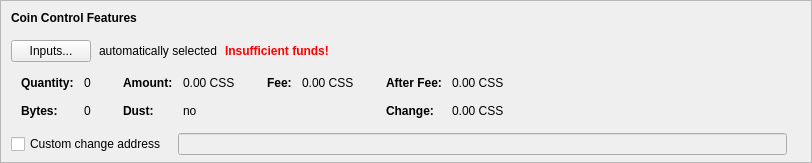
    <widget class="QFrame" name="frameCoinControl">
     <property name="sizePolicy">
      <sizepolicy hsizetype="Expanding" vsizetype="Expanding">
       <horstretch>0</horstretch>
       <verstretch>0</verstretch>
      </sizepolicy>
     </property>
     <property name="maximumSize">
      <size>
       <width>16777215</width>
       <height>16777215</height>
      </size>
     </property>
     <property name="frameShape">
      <enum>QFrame::StyledPanel</enum>
     </property>
     <property name="frameShadow">
      <enum>QFrame::Sunken</enum>
     </property>
     <layout class="QVBoxLayout" name="verticalLayoutCoinControl2">
      <property name="spacing">
       <number>0</number>
      </property>
      <property name="leftMargin">
       <number>0</number>
      </property>
      <property name="topMargin">
       <number>0</number>
      </property>
      <property name="rightMargin">
       <number>0</number>
      </property>
      <property name="bottomMargin">
       <number>6</number>
      </property>
      <item>
       <layout class="QVBoxLayout" name="verticalLayoutCoinControl" stretch="0,0,0,0,1">
        <property name="spacing">
         <number>0</number>
        </property>
        <property name="leftMargin">
         <number>10</number>
        </property>
        <property name="topMargin">
         <number>10</number>
        </property>
        <item>
         <layout class="QHBoxLayout" name="horizontalLayoutCoinControl1">
          <property name="bottomMargin">
           <number>15</number>
          </property>
          <item>
           <widget class="QLabel" name="labelCoinControlFeatures">
            <property name="sizePolicy">
             <sizepolicy hsizetype="Preferred" vsizetype="Maximum">
              <horstretch>0</horstretch>
              <verstretch>0</verstretch>
             </sizepolicy>
            </property>
            <property name="font">
             <font>
              <weight>75</weight>
              <bold>true</bold>
             </font>
            </property>
            <property name="styleSheet">
             <string notr="true">font-weight:bold;</string>
            </property>
            <property name="text">
             <string>Coin Control Features</string>
            </property>
           </widget>
          </item>
         </layout>
        </item>
        <item>
         <layout class="QHBoxLayout" name="horizontalLayoutCoinControl2" stretch="0,0,0,0">
          <property name="spacing">
           <number>8</number>
          </property>
          <property name="bottomMargin">
           <number>10</number>
          </property>
          <item>
           <widget class="QPushButton" name="pushButtonCoinControl">
            <property name="styleSheet">
             <string notr="true"/>
            </property>
            <property name="text">
             <string>Inputs...</string>
            </property>
            <property name="autoDefault">
             <bool>false</bool>
            </property>
           </widget>
          </item>
          <item>
           <widget class="QLabel" name="labelCoinControlAutomaticallySelected">
            <property name="text">
             <string>automatically selected</string>
            </property>
            <property name="margin">
             <number>5</number>
            </property>
           </widget>
          </item>
          <item>
           <widget class="QLabel" name="labelCoinControlInsuffFunds">
            <property name="font">
             <font>
              <weight>75</weight>
              <bold>true</bold>
             </font>
            </property>
            <property name="styleSheet">
             <string notr="true">color:red;font-weight:bold;</string>
            </property>
            <property name="text">
             <string>Insufficient funds!</string>
            </property>
            <property name="margin">
             <number>5</number>
            </property>
           </widget>
          </item>
          <item>
           <spacer name="horizontalSpacerCoinControl">
            <property name="orientation">
             <enum>Qt::Horizontal</enum>
            </property>
            <property name="sizeHint" stdset="0">
             <size>
              <width>40</width>
              <height>1</height>
             </size>
            </property>
           </spacer>
          </item>
         </layout>
        </item>
        <item>
         <widget class="QWidget" name="widgetCoinControl" native="true">
          <property name="sizePolicy">
           <sizepolicy hsizetype="Preferred" vsizetype="Preferred">
            <horstretch>0</horstretch>
            <verstretch>0</verstretch>
           </sizepolicy>
          </property>
          <property name="minimumSize">
           <size>
            <width>0</width>
            <height>0</height>
           </size>
          </property>
          <property name="styleSheet">
           <string notr="true"/>
          </property>
          <layout class="QHBoxLayout" name="horizontalLayoutCoinControl5">
           <property name="leftMargin">
            <number>0</number>
           </property>
           <property name="topMargin">
            <number>0</number>
           </property>
           <property name="rightMargin">
            <number>0</number>
           </property>
           <property name="bottomMargin">
            <number>0</number>
           </property>
           <item>
            <layout class="QHBoxLayout" name="horizontalLayoutCoinControl3" stretch="0,0,0,1">
             <property name="spacing">
              <number>20</number>
             </property>
             <property name="topMargin">
              <number>0</number>
             </property>
             <property name="bottomMargin">
              <number>10</number>
             </property>
             <item>
              <layout class="QFormLayout" name="formLayoutCoinControl1">
               <property name="horizontalSpacing">
                <number>10</number>
               </property>
               <property name="verticalSpacing">
                <number>14</number>
               </property>
               <property name="leftMargin">
                <number>10</number>
               </property>
               <property name="topMargin">
                <number>4</number>
               </property>
               <property name="rightMargin">
                <number>6</number>
               </property>
               <item row="0" column="0">
                <widget class="QLabel" name="labelCoinControlQuantityText">
                 <property name="font">
                  <font>
                   <weight>75</weight>
                   <bold>true</bold>
                  </font>
                 </property>
                 <property name="text">
                  <string>Quantity:</string>
                 </property>
                 <property name="margin">
                  <number>0</number>
                 </property>
                </widget>
               </item>
               <item row="0" column="1">
                <widget class="QLabel" name="labelCoinControlQuantity">
                 <property name="cursor">
                  <cursorShape>IBeamCursor</cursorShape>
                 </property>
                 <property name="contextMenuPolicy">
                  <enum>Qt::ActionsContextMenu</enum>
                 </property>
                 <property name="text">
                  <string notr="true">0</string>
                 </property>
                 <property name="margin">
                  <number>0</number>
                 </property>
                 <property name="textInteractionFlags">
                  <set>Qt::LinksAccessibleByMouse|Qt::TextSelectableByKeyboard|Qt::TextSelectableByMouse</set>
                 </property>
                </widget>
               </item>
               <item row="1" column="0">
                <widget class="QLabel" name="labelCoinControlBytesText">
                 <property name="font">
                  <font>
                   <weight>75</weight>
                   <bold>true</bold>
                  </font>
                 </property>
                 <property name="text">
                  <string>Bytes:</string>
                 </property>
                </widget>
               </item>
               <item row="1" column="1">
                <widget class="QLabel" name="labelCoinControlBytes">
                 <property name="cursor">
                  <cursorShape>IBeamCursor</cursorShape>
                 </property>
                 <property name="contextMenuPolicy">
                  <enum>Qt::ActionsContextMenu</enum>
                 </property>
                 <property name="text">
                  <string notr="true">0</string>
                 </property>
                 <property name="textInteractionFlags">
                  <set>Qt::LinksAccessibleByMouse|Qt::TextSelectableByKeyboard|Qt::TextSelectableByMouse</set>
                 </property>
                </widget>
               </item>
              </layout>
             </item>
             <item>
              <layout class="QFormLayout" name="formLayoutCoinControl2">
               <property name="horizontalSpacing">
                <number>10</number>
               </property>
               <property name="verticalSpacing">
                <number>14</number>
               </property>
               <property name="leftMargin">
                <number>6</number>
               </property>
               <property name="topMargin">
                <number>4</number>
               </property>
               <property name="rightMargin">
                <number>6</number>
               </property>
               <item row="0" column="0">
                <widget class="QLabel" name="labelCoinControlAmountText">
                 <property name="font">
                  <font>
                   <weight>75</weight>
                   <bold>true</bold>
                  </font>
                 </property>
                 <property name="text">
                  <string>Amount:</string>
                 </property>
                 <property name="margin">
                  <number>0</number>
                 </property>
                </widget>
               </item>
               <item row="0" column="1">
                <widget class="QLabel" name="labelCoinControlAmount">
                 <property name="cursor">
                  <cursorShape>IBeamCursor</cursorShape>
                 </property>
                 <property name="contextMenuPolicy">
                  <enum>Qt::ActionsContextMenu</enum>
                 </property>
                 <property name="text">
                  <string notr="true">0.00 CSS</string>
                 </property>
                 <property name="textInteractionFlags">
                  <set>Qt::LinksAccessibleByMouse|Qt::TextSelectableByKeyboard|Qt::TextSelectableByMouse</set>
                 </property>
                </widget>
               </item>
               <item row="1" column="0">
                <widget class="QLabel" name="labelCoinControlLowOutputText">
                 <property name="font">
                  <font>
                   <weight>75</weight>
                   <bold>true</bold>
                  </font>
                 </property>
                 <property name="text">
                  <string>Dust:</string>
                 </property>
                </widget>
               </item>
               <item row="1" column="1">
                <widget class="QLabel" name="labelCoinControlLowOutput">
                 <property name="cursor">
                  <cursorShape>IBeamCursor</cursorShape>
                 </property>
                 <property name="contextMenuPolicy">
                  <enum>Qt::ActionsContextMenu</enum>
                 </property>
                 <property name="text">
                  <string notr="true">no</string>
                 </property>
                 <property name="textInteractionFlags">
                  <set>Qt::LinksAccessibleByMouse|Qt::TextSelectableByKeyboard|Qt::TextSelectableByMouse</set>
                 </property>
                </widget>
               </item>
              </layout>
             </item>
             <item>
              <layout class="QFormLayout" name="formLayoutCoinControl3">
               <property name="horizontalSpacing">
                <number>10</number>
               </property>
               <property name="verticalSpacing">
                <number>14</number>
               </property>
               <property name="leftMargin">
                <number>6</number>
               </property>
               <property name="topMargin">
                <number>4</number>
               </property>
               <property name="rightMargin">
                <number>6</number>
               </property>
               <item row="0" column="0">
                <widget class="QLabel" name="labelCoinControlFeeText">
                 <property name="font">
                  <font>
                   <weight>75</weight>
                   <bold>true</bold>
                  </font>
                 </property>
                 <property name="text">
                  <string>Fee:</string>
                 </property>
                 <property name="margin">
                  <number>0</number>
                 </property>
                </widget>
               </item>
               <item row="0" column="1">
                <widget class="QLabel" name="labelCoinControlFee">
                 <property name="cursor">
                  <cursorShape>IBeamCursor</cursorShape>
                 </property>
                 <property name="contextMenuPolicy">
                  <enum>Qt::ActionsContextMenu</enum>
                 </property>
                 <property name="text">
                  <string notr="true">0.00 CSS</string>
                 </property>
                 <property name="textInteractionFlags">
                  <set>Qt::LinksAccessibleByMouse|Qt::TextSelectableByKeyboard|Qt::TextSelectableByMouse</set>
                 </property>
                </widget>
               </item>
             </layout>
             </item>
             <item>
              <layout class="QFormLayout" name="formLayoutCoinControl4">
               <property name="horizontalSpacing">
                <number>10</number>
               </property>
               <property name="verticalSpacing">
                <number>14</number>
               </property>
               <property name="leftMargin">
                <number>6</number>
               </property>
               <property name="topMargin">
                <number>4</number>
               </property>
               <property name="rightMargin">
                <number>6</number>
               </property>
               <item row="0" column="0">
                <widget class="QLabel" name="labelCoinControlAfterFeeText">
                 <property name="font">
                  <font>
                   <weight>75</weight>
                   <bold>true</bold>
                  </font>
                 </property>
                 <property name="text">
                  <string>After Fee:</string>
                 </property>
                 <property name="margin">
                  <number>0</number>
                 </property>
                </widget>
               </item>
               <item row="0" column="1">
                <widget class="QLabel" name="labelCoinControlAfterFee">
                 <property name="cursor">
                  <cursorShape>IBeamCursor</cursorShape>
                 </property>
                 <property name="contextMenuPolicy">
                  <enum>Qt::ActionsContextMenu</enum>
                 </property>
                 <property name="text">
                  <string notr="true">0.00 CSS</string>
                 </property>
                 <property name="textInteractionFlags">
                  <set>Qt::LinksAccessibleByMouse|Qt::TextSelectableByKeyboard|Qt::TextSelectableByMouse</set>
                 </property>
                </widget>
               </item>
               <item row="1" column="0">
                <widget class="QLabel" name="labelCoinControlChangeText">
                 <property name="font">
                  <font>
                   <weight>75</weight>
                   <bold>true</bold>
                  </font>
                 </property>
                 <property name="text">
                  <string>Change:</string>
                 </property>
                </widget>
               </item>
               <item row="1" column="1">
                <widget class="QLabel" name="labelCoinControlChange">
                 <property name="cursor">
                  <cursorShape>IBeamCursor</cursorShape>
                 </property>
                 <property name="contextMenuPolicy">
                  <enum>Qt::ActionsContextMenu</enum>
                 </property>
                 <property name="text">
                  <string notr="true">0.00 CSS</string>
                 </property>
                 <property name="textInteractionFlags">
                  <set>Qt::LinksAccessibleByMouse|Qt::TextSelectableByKeyboard|Qt::TextSelectableByMouse</set>
                 </property>
                </widget>
               </item>
              </layout>
             </item>
            </layout>
           </item>
          </layout>
         </widget>
        </item>
        <item>
         <layout class="QHBoxLayout" name="horizontalLayoutCoinControl4" stretch="0,0,0">
          <property name="spacing">
           <number>12</number>
          </property>
          <property name="sizeConstraint">
           <enum>QLayout::SetDefaultConstraint</enum>
          </property>
          <property name="topMargin">
           <number>5</number>
          </property>
          <property name="rightMargin">
           <number>5</number>
          </property>
          <item>
           <widget class="QCheckBox" name="checkBoxCoinControlChange">
            <property name="toolTip">
             <string>If this is activated, but the change address is empty or invalid, change will be sent to a newly generated address.</string>
            </property>
            <property name="text">
             <string>Custom change address</string>
            </property>
           </widget>
          </item>
          <item>
           <widget class="QValidatedLineEdit" name="lineEditCoinControlChange">
            <property name="enabled">
             <bool>false</bool>
            </property>
            <property name="sizePolicy">
             <sizepolicy hsizetype="Expanding" vsizetype="Fixed">
              <horstretch>0</horstretch>
              <verstretch>0</verstretch>
             </sizepolicy>
            </property>
           </widget>
          </item>
          <item>
           <widget class="QLabel" name="labelCoinControlChangeLabel">
            <property name="sizePolicy">
             <sizepolicy hsizetype="Preferred" vsizetype="Expanding">
              <horstretch>0</horstretch>
              <verstretch>0</verstretch>
             </sizepolicy>
            </property>
            <property name="minimumSize">
             <size>
              <width>0</width>
              <height>0</height>
             </size>
            </property>
            <property name="text">
             <string/>
            </property>
            <property name="margin">
             <number>3</number>
            </property>
           </widget>
          </item>
         </layout>
        </item>
        <item>
         <spacer name="verticalSpacerCoinControl">
          <property name="orientation">
           <enum>Qt::Vertical</enum>
          </property>
          <property name="sizeHint" stdset="0">
           <size>
            <width>800</width>
            <height>1</height>
           </size>
          </property>
         </spacer>
        </item>
       </layout>
      </item>
     </layout>
    </widget>
